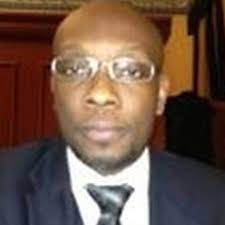
#> input picture Photo.jpg, 225 x 225 px
$ jupyter execute Array.ipynb
#> lines starting #> are read from the running program, lines starting #| are printed output that depends on the picture
[cell 1]
import numpy as np

[cell 2]
a = np.zeros(3)
a

[cell 3]
from skimage import io
picture = io.imread('./Photo.jpg')
#> picture is the input picture: shape (225, 225, 3); mean R, G, B 108.8, 84.3, 70.8
type(picture)

[cell 4]
picture.shape
#> Out = (225, 225, 3)

[cell 5]
import matplotlib.pyplot as plt
plt.imshow(picture)

[cell 6]
plt.imshow(picture[::-1])

[cell 7]
plt.imshow(picture[:, ::-1])

[cell 8]
import numpy as np

[cell 9]
z = np.ones(10)

[cell 10]
z

[cell 11]
type(z[0])

[cell 12]
type(z)

[cell 13]
z = np.empty(3)

[cell 14]
z

[cell 15]
a = np.empty(4)

[cell 16]
a

[cell 17]
z = np.linspace(2, 10, 5)

[cell 18]
z

[cell 19]
b = np.arange(2, 10, 5)

[cell 20]
b

[cell 21]
import matplotlib.pyplot as plt

[cell 22]
img = plt.imread('./dc_metro.png')
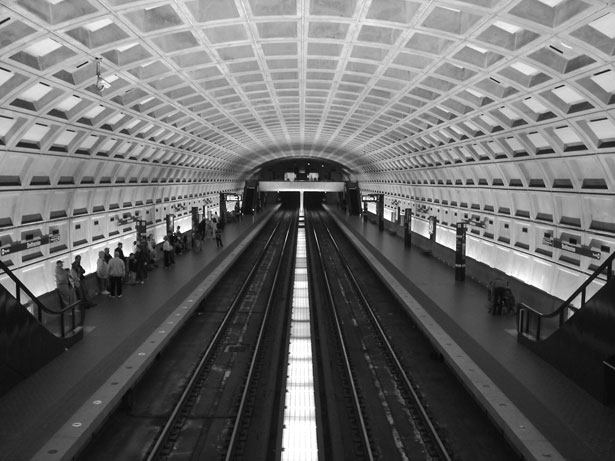
#> input picture dc_metro.png, 615 x 461 px
#> img is the input picture: shape (461, 615) float32; min 0.00784, max 1, mean 0.415

[cell 23]
type(img)

[cell 24]
img.shape
#> Out = (461, 615)

[cell 25]
plt.imshow(img)

[cell 26]
plt.imshow(img, cmap=plt.cm.hot)

[cell 27]
plt.imshow(img [::-1])
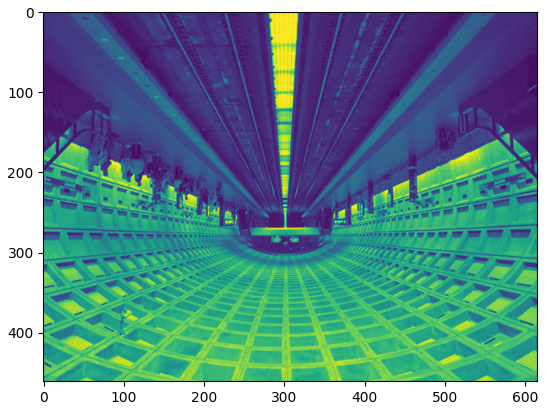
#> figure drawn by matplotlib, 1 panel

[cell 28]
plt.imshow(img[:, ::-1])
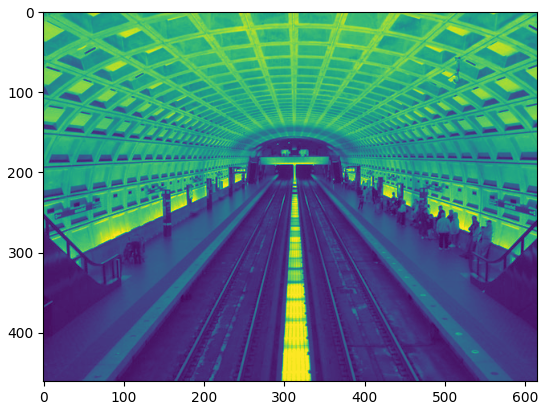
#> figure drawn by matplotlib, 1 panel

[cell 29]
pic = plt.imread('./Marine.JPG')
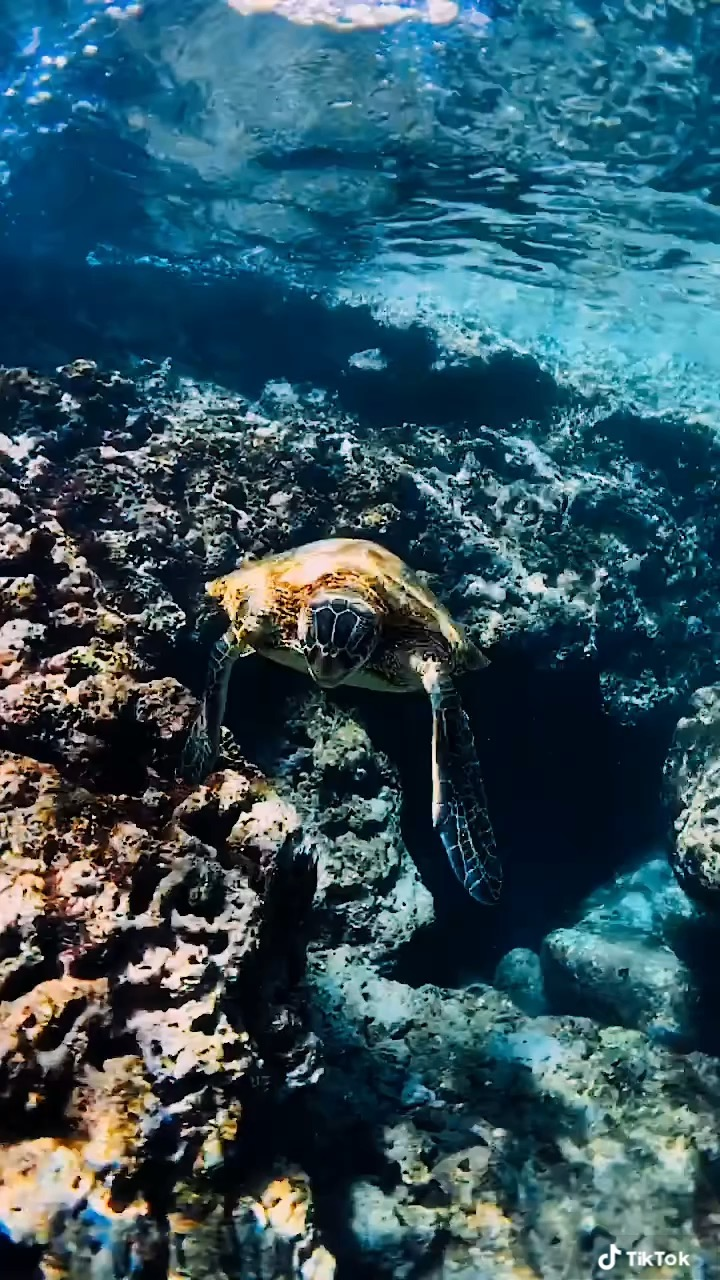
#> input picture Marine.JPG, 720 x 1280 px
#> pic is the input picture: shape (1280, 720, 3); mean R, G, B 52.2, 84.2, 96.1

[cell 30]
pic.shape
#> Out = (1280, 720, 3)

[cell 31]
plt.imshow(pic, cmap=plt.cm.hot)

[cell 32]
plt.imshow(pic [::-1])

[cell 33]
plt.imshow(pic [:, ::-1])
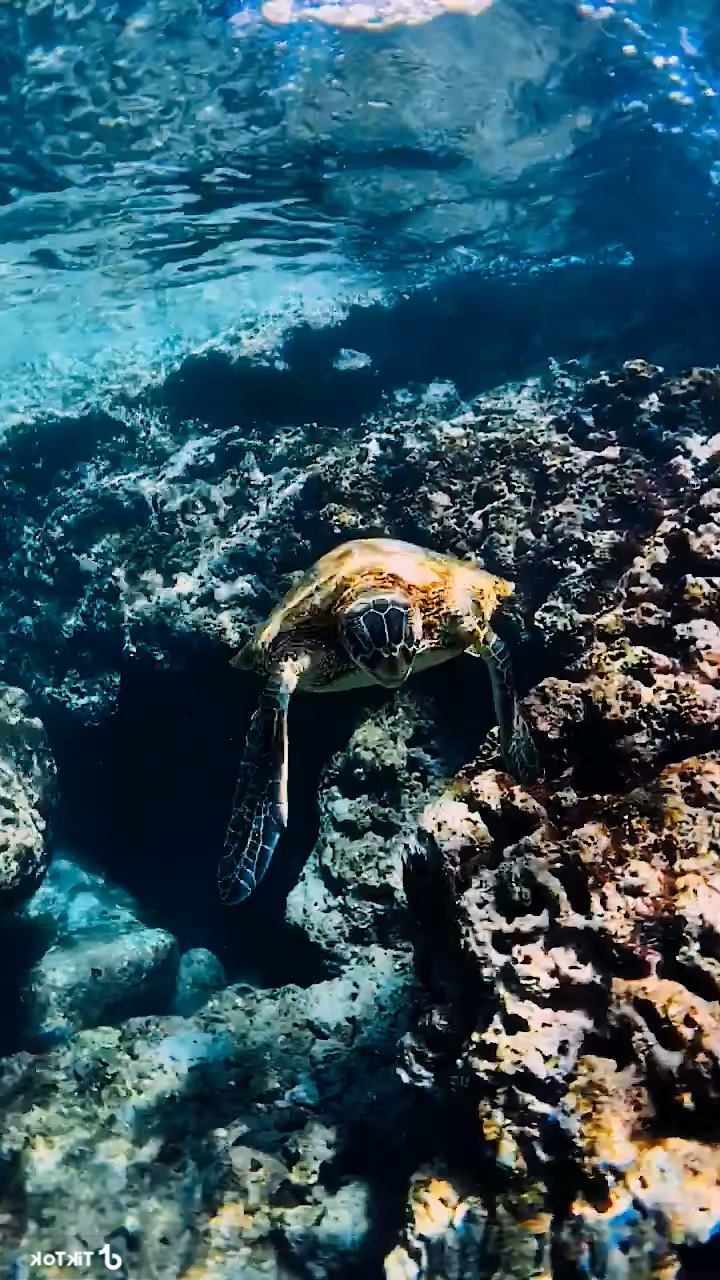
#> shown: shape (1280, 720, 3); mean R, G, B 52.2, 84.2, 96.1

[cell 34]
plt.imshow(pic[200:600, :280])
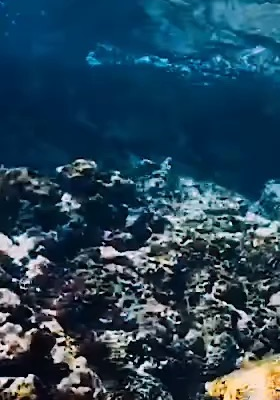
#> shown: shape (400, 280, 3); mean R, G, B 38.7, 69.1, 88.5

[cell 35]
plt.imshow(pic[::2, ::2])
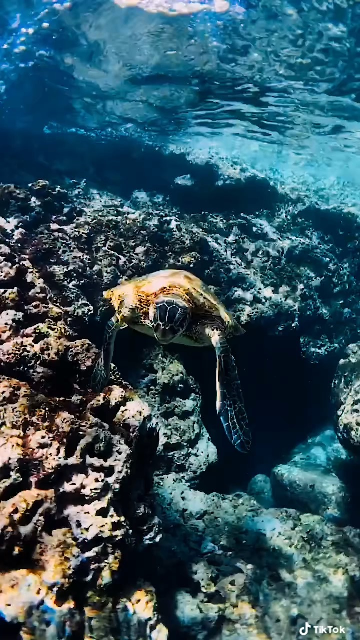
#> shown: shape (640, 360, 3); mean R, G, B 52.2, 84.2, 96.1

[cell 36]
pic
pic_sin = np.sin(pic)
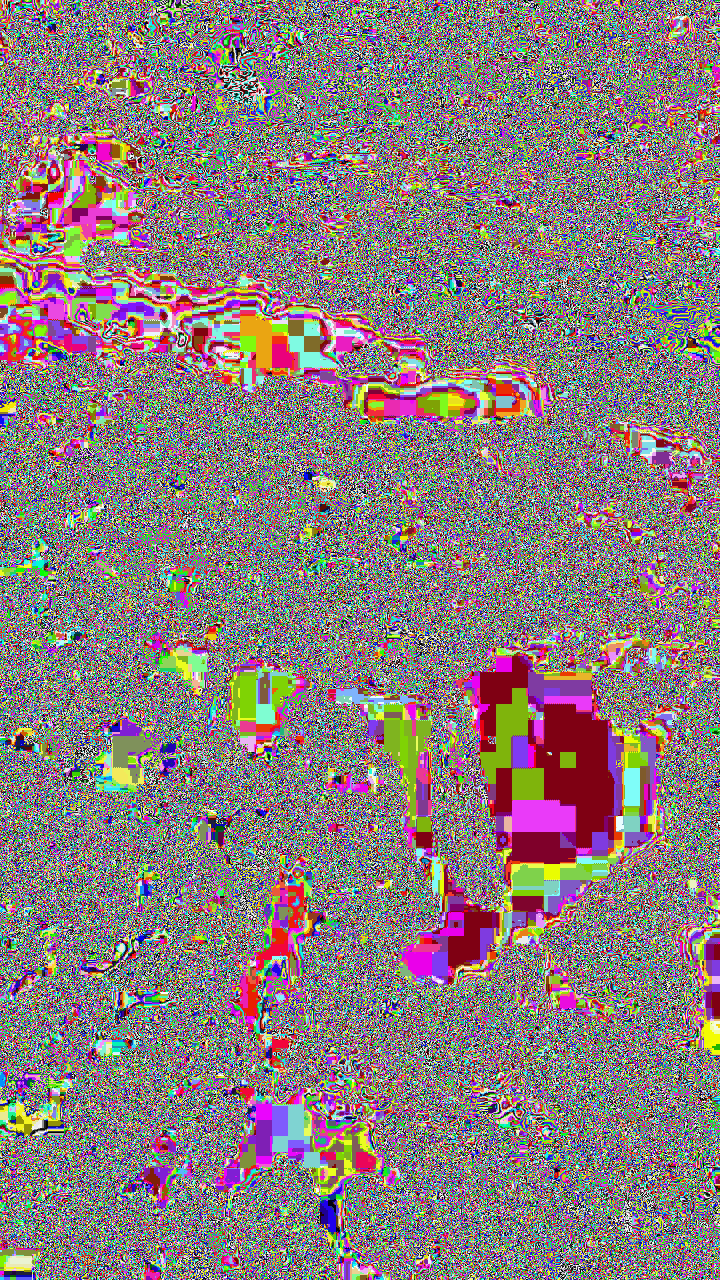
#> pic_sin: shape (1280, 720, 3) float16; mean R, G, B 0.0754, -0.0179, -0.0139; drawn with min black and max white
pic_sin

[cell 37]
np.sum(pic)
#> Out = 214309350

[cell 38]
np.prod(pic)
#> Out = 0

[cell 39]
np.mean(pic)
#> Out = 77.51

[cell 40]
np.std(pic)
#> Out = 67.53

[cell 41]
np.var(pic)
#> Out = 4560.6

[cell 42]
np.max(pic)
#> Out = 255

[cell 43]
np.min(pic)
#> Out = 0

[cell 44]
np.argmin(pic)
#> Out = 9

[cell 45]
np.argmax(pic)
#> Out = 323

[cell 46]
z = np.array([1, 2, 3, 4, 5])

[cell 47]
z<3

[cell 48]
z>3

[cell 49]
z[z > 3]

[cell 50]
pic_masked = np.where(pic > 200, 400, 0)
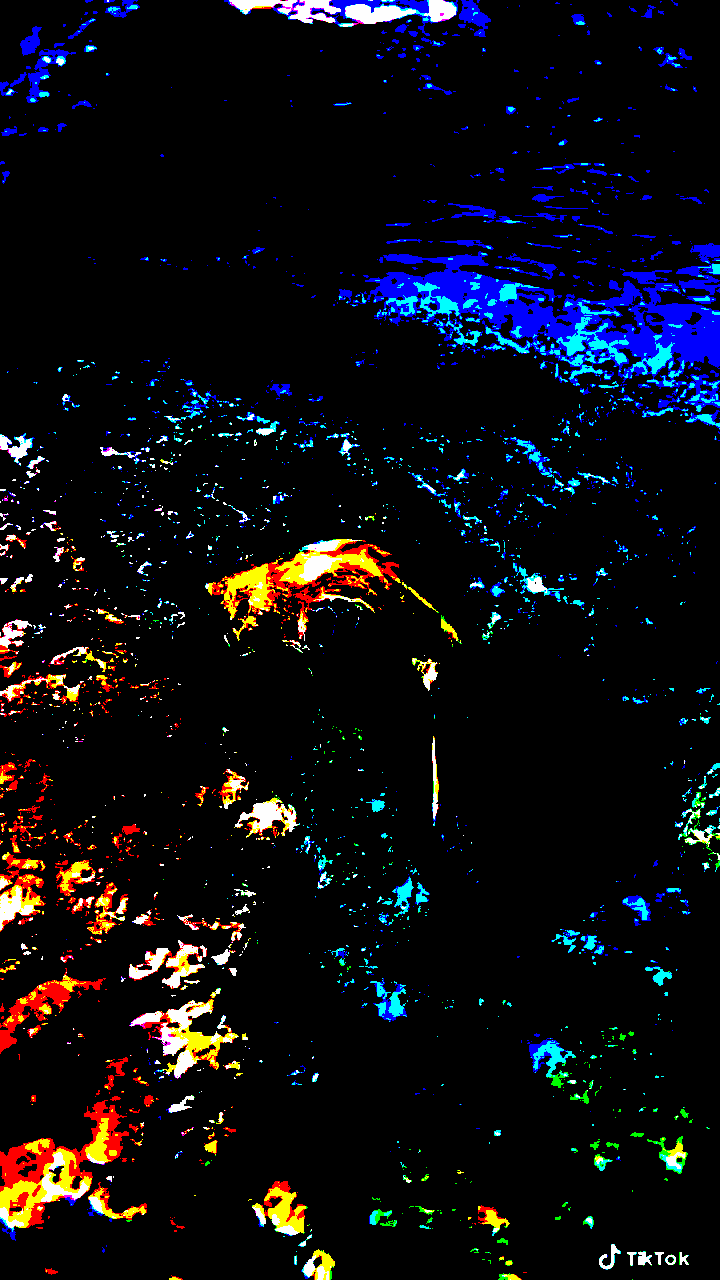
#> pic_masked: shape (1280, 720, 3) int64; mean R, G, B 20.7, 21.2, 28.5; drawn with min black and max white

[cell 51]
plt.imshow(pic_masked)

[cell 52]
plt.imshow(pic[:, :, 0].T)
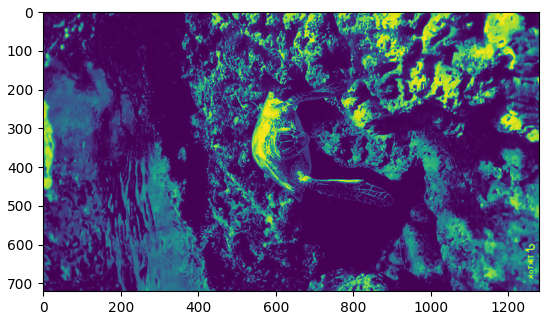
#> figure drawn by matplotlib, 1 panel
